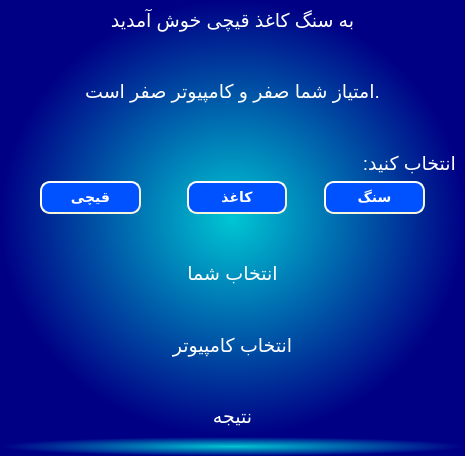
<?xml version="1.0" encoding="UTF-8"?>
<ui version="4.0">
 <class>MainWindow</class>
 <widget class="QMainWindow" name="MainWindow">
  <property name="enabled">
   <bool>true</bool>
  </property>
  <property name="geometry">
   <rect>
    <x>0</x>
    <y>0</y>
    <width>465</width>
    <height>456</height>
   </rect>
  </property>
  <property name="acceptDrops">
   <bool>false</bool>
  </property>
  <property name="windowTitle">
   <string>سنگ کاغذ قیچی</string>
  </property>
  <property name="layoutDirection">
   <enum>Qt::LeftToRight</enum>
  </property>
  <property name="styleSheet">
   <string notr="true">background-color: qradialgradient(spread:pad, cx:0.5, cy:0.5, radius:0.5, fx:0.5, fy:0.5, stop:0 rgba(0, 198, 211, 255), stop:1 rgba(0, 0, 133, 255));</string>
  </property>
  <property name="locale">
   <locale language="Persian" country="Iran"/>
  </property>
  <widget class="QWidget" name="centralwidget">
   <layout class="QVBoxLayout" name="verticalLayout">
    <item>
     <widget class="QLabel" name="label_welcome">
      <property name="enabled">
       <bool>true</bool>
      </property>
      <property name="styleSheet">
       <string notr="true">color: rgb(255, 255, 255);
background-color: none ;</string>
      </property>
      <property name="text">
       <string>&lt;html&gt;&lt;head/&gt;&lt;body&gt;&lt;p align=&quot;center&quot;&gt;&lt;span style=&quot; font-size:14pt;&quot;&gt;به سنگ کاغذ قیچی خوش آمدید&lt;/span&gt;&lt;/p&gt;&lt;/body&gt;&lt;/html&gt;</string>
      </property>
     </widget>
    </item>
    <item>
     <spacer name="verticalSpacer">
      <property name="orientation">
       <enum>Qt::Vertical</enum>
      </property>
      <property name="sizeHint" stdset="0">
       <size>
        <width>20</width>
        <height>40</height>
       </size>
      </property>
     </spacer>
    </item>
    <item>
     <widget class="QLabel" name="label_socre">
      <property name="styleSheet">
       <string notr="true">color: rgb(255, 255, 255);
background-color: none ;</string>
      </property>
      <property name="text">
       <string>&lt;html&gt;&lt;head/&gt;&lt;body&gt;&lt;p align=&quot;center&quot;&gt;&lt;span style=&quot; font-size:14pt;&quot;&gt;امتیاز شما صفر و کامپیوتر صفر است.&lt;/span&gt;&lt;/p&gt;&lt;/body&gt;&lt;/html&gt;</string>
      </property>
     </widget>
    </item>
    <item>
     <spacer name="verticalSpacer_2">
      <property name="orientation">
       <enum>Qt::Vertical</enum>
      </property>
      <property name="sizeHint" stdset="0">
       <size>
        <width>20</width>
        <height>40</height>
       </size>
      </property>
     </spacer>
    </item>
    <item>
     <widget class="QLabel" name="label">
      <property name="styleSheet">
       <string notr="true">background-color:none;
color:rgb(255,255,255);</string>
      </property>
      <property name="text">
       <string>&lt;html&gt;&lt;head/&gt;&lt;body&gt;&lt;p align=&quot;right&quot;&gt;&lt;span style=&quot; font-size:14pt;&quot;&gt;:انتخاب کنید&lt;/span&gt;&lt;/p&gt;&lt;/body&gt;&lt;/html&gt;</string>
      </property>
     </widget>
    </item>
    <item>
     <layout class="QHBoxLayout" name="horizontalLayout">
      <item>
       <spacer name="horizontalSpacer_3">
        <property name="orientation">
         <enum>Qt::Horizontal</enum>
        </property>
        <property name="sizeHint" stdset="0">
         <size>
          <width>31</width>
          <height>21</height>
         </size>
        </property>
       </spacer>
      </item>
      <item>
       <widget class="QPushButton" name="pushButton_gheychi">
        <property name="sizePolicy">
         <sizepolicy hsizetype="Minimum" vsizetype="Fixed">
          <horstretch>1</horstretch>
          <verstretch>0</verstretch>
         </sizepolicy>
        </property>
        <property name="cursor">
         <cursorShape>PointingHandCursor</cursorShape>
        </property>
        <property name="styleSheet">
         <string notr="true">QPushButton{
	font: 14pt &quot;Segoe UI&quot;;
	background-color: rgb(0, 81, 255);
	color: rgb(255,255,255);
	border-style:outset;
	border-width:2px;
	border-radius:10px;
	border-color:beige;
	font:bold 14px;
	minwidth:10em;
	padding:6px;
}

QPushButton:hover{
	background-color: rgb(131, 23, 255);
}</string>
        </property>
        <property name="text">
         <string>قیچی</string>
        </property>
       </widget>
      </item>
      <item>
       <spacer name="horizontalSpacer_4">
        <property name="orientation">
         <enum>Qt::Horizontal</enum>
        </property>
        <property name="sizeHint" stdset="0">
         <size>
          <width>40</width>
          <height>20</height>
         </size>
        </property>
       </spacer>
      </item>
      <item>
       <widget class="QPushButton" name="pushButton_kaghaz">
        <property name="sizePolicy">
         <sizepolicy hsizetype="Minimum" vsizetype="Fixed">
          <horstretch>1</horstretch>
          <verstretch>0</verstretch>
         </sizepolicy>
        </property>
        <property name="minimumSize">
         <size>
          <width>0</width>
          <height>0</height>
         </size>
        </property>
        <property name="cursor">
         <cursorShape>PointingHandCursor</cursorShape>
        </property>
        <property name="styleSheet">
         <string notr="true">QPushButton{
	font: 14pt &quot;Segoe UI&quot;;
	background-color: rgb(0, 81, 255);
	color: rgb(255,255,255);
	border-style:outset;
	border-width:2px;
	border-radius:10px;
	border-color:beige;
	font:bold 14px;
	minwidth:10em;
	padding:6px;
}

QPushButton:hover{
	background-color: rgb(131, 23, 255);
}</string>
        </property>
        <property name="text">
         <string>کاغذ</string>
        </property>
       </widget>
      </item>
      <item>
       <spacer name="horizontalSpacer_2">
        <property name="orientation">
         <enum>Qt::Horizontal</enum>
        </property>
        <property name="sizeHint" stdset="0">
         <size>
          <width>31</width>
          <height>21</height>
         </size>
        </property>
       </spacer>
      </item>
      <item>
       <widget class="QPushButton" name="pushButton_sang">
        <property name="sizePolicy">
         <sizepolicy hsizetype="Minimum" vsizetype="Fixed">
          <horstretch>1</horstretch>
          <verstretch>0</verstretch>
         </sizepolicy>
        </property>
        <property name="cursor">
         <cursorShape>PointingHandCursor</cursorShape>
        </property>
        <property name="styleSheet">
         <string notr="true">QPushButton{
	font: 14pt &quot;Segoe UI&quot;;
	background-color: rgb(0, 81, 255);
	color: rgb(255,255,255);
	border-style:outset;
	border-width:2px;
	border-radius:10px;
	border-color:beige;
	font:bold 14px;
	minwidth:10em;
	padding:6px;
}

QPushButton:hover{
	background-color: rgb(131, 23, 255);
}</string>
        </property>
        <property name="text">
         <string>سنگ</string>
        </property>
       </widget>
      </item>
      <item>
       <spacer name="horizontalSpacer">
        <property name="orientation">
         <enum>Qt::Horizontal</enum>
        </property>
        <property name="sizeHint" stdset="0">
         <size>
          <width>31</width>
          <height>21</height>
         </size>
        </property>
       </spacer>
      </item>
     </layout>
    </item>
    <item>
     <spacer name="verticalSpacer_3">
      <property name="orientation">
       <enum>Qt::Vertical</enum>
      </property>
      <property name="sizeHint" stdset="0">
       <size>
        <width>20</width>
        <height>40</height>
       </size>
      </property>
     </spacer>
    </item>
    <item>
     <widget class="QLabel" name="label_user">
      <property name="styleSheet">
       <string notr="true">color: rgb(255, 255, 255);

background-color: none ;</string>
      </property>
      <property name="text">
       <string>&lt;html&gt;&lt;head/&gt;&lt;body&gt;&lt;p align=&quot;center&quot;&gt;&lt;span style=&quot; font-size:14pt;&quot;&gt;انتخاب شما&lt;/span&gt;&lt;/p&gt;&lt;/body&gt;&lt;/html&gt;</string>
      </property>
     </widget>
    </item>
    <item>
     <spacer name="verticalSpacer_4">
      <property name="orientation">
       <enum>Qt::Vertical</enum>
      </property>
      <property name="sizeHint" stdset="0">
       <size>
        <width>20</width>
        <height>40</height>
       </size>
      </property>
     </spacer>
    </item>
    <item>
     <widget class="QLabel" name="label_computer">
      <property name="styleSheet">
       <string notr="true">color: rgb(255, 255, 255);
background-color: none ;</string>
      </property>
      <property name="text">
       <string>&lt;html&gt;&lt;head/&gt;&lt;body&gt;&lt;p align=&quot;center&quot;&gt;&lt;span style=&quot; font-size:14pt;&quot;&gt;انتخاب کامپیوتر&lt;/span&gt;&lt;/p&gt;&lt;/body&gt;&lt;/html&gt;</string>
      </property>
     </widget>
    </item>
    <item>
     <spacer name="verticalSpacer_5">
      <property name="orientation">
       <enum>Qt::Vertical</enum>
      </property>
      <property name="sizeHint" stdset="0">
       <size>
        <width>20</width>
        <height>40</height>
       </size>
      </property>
     </spacer>
    </item>
    <item>
     <widget class="QLabel" name="label_result">
      <property name="styleSheet">
       <string notr="true">color: rgb(255, 255, 255);
background-color: none ;</string>
      </property>
      <property name="text">
       <string>&lt;html&gt;&lt;head/&gt;&lt;body&gt;&lt;p align=&quot;center&quot;&gt;&lt;span style=&quot; font-size:14pt;&quot;&gt;نتیجه&lt;/span&gt;&lt;/p&gt;&lt;/body&gt;&lt;/html&gt;</string>
      </property>
     </widget>
    </item>
   </layout>
  </widget>
  <widget class="QMenuBar" name="menubar">
   <property name="geometry">
    <rect>
     <x>0</x>
     <y>0</y>
     <width>465</width>
     <height>21</height>
    </rect>
   </property>
  </widget>
  <widget class="QStatusBar" name="statusbar">
   <property name="enabled">
    <bool>true</bool>
   </property>
   <property name="autoFillBackground">
    <bool>false</bool>
   </property>
   <property name="styleSheet">
    <string notr="true">/*background-color: rgb(255, 255, 255);*/</string>
   </property>
   <property name="sizeGripEnabled">
    <bool>false</bool>
   </property>
  </widget>
 </widget>
 <resources/>
 <connections/>
</ui>
